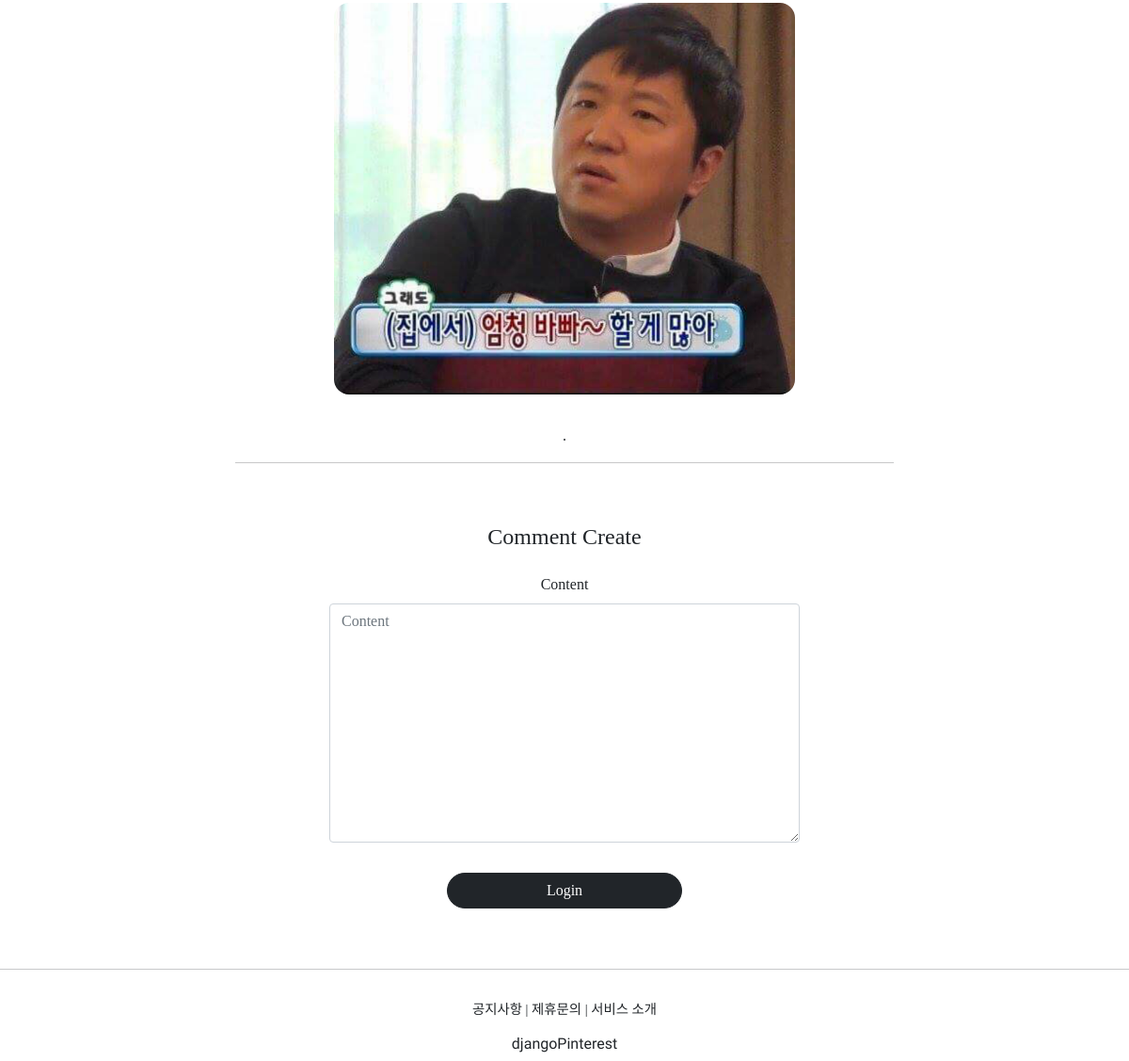
/articles/detail/6 (lower part), run on an earlier commit of the app's database.
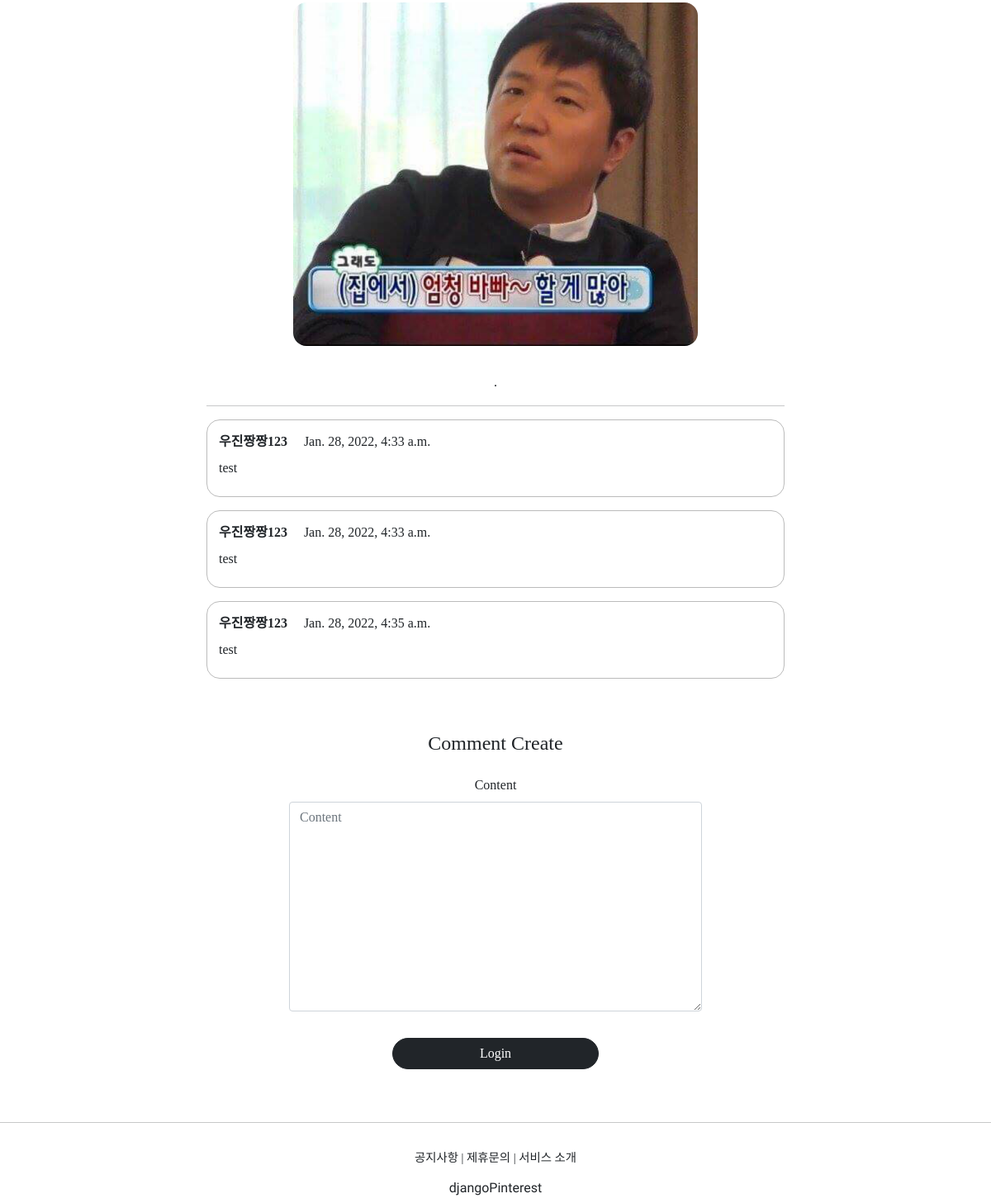
And on a later commit of the database.
### commentapp/models.py (models this page shows)
class Comment(models.Model):
    article = models.ForeignKey(Article, on_delete=models.SET_NULL, null=True, related_name='comment')
    writer = models.ForeignKey(User, on_delete=models.SET_NULL, null=True, related_name='comment')
    content = models.TextField(null=False)
    created_at = models.DateTimeField(auto_now=True)

### profileapp/models.py (models this page shows)
class Profile(models.Model):
    user = models.OneToOneField(User, on_delete=models.CASCADE, related_name='profile')
    image = models.ImageField(upload_to='profile/', null=True)
    nickname = models.CharField(max_length=20, unique=True, null=True)
    message = models.CharField(max_length=100, null=True)

### articleapp/views.py (the view)
# urls.py: path('detail/<int:pk>', ArticleDetailView.as_view(), name='detail'),
class ArticleDetailView(DetailView, FormMixin):
    model = Article
    form_class = CommentCreationForm
    context_object_name = 'target_article'
    template_name = 'articleapp/detail.html'

### commentapp/forms.py
class CommentCreationForm(ModelForm):
    class Meta:
        model = Comment
        fields = ['content']

### articleapp/templates/articleapp/detail.html (shortened to what this page needs)
{% extends 'base.html' %}
{% block content %}
    <div>
        <div style="text-align: center; max-width: 700px; margin: 4rem auto;">
            <img style="width: 70%; border-radius: 1rem; margin: 2rem 0;"
                    src="{{ target_article.image.url }}" alt="">
            <p>
                {{ target_article.content }}
            </p>
            <hr>
            {% for comment in target_article.comment.all %}
                {% include 'commentapp/detail.html' with comment=comment %}
            {% endfor %}
            {% include 'commentapp/create.html' with article=target_article %}
        </div>
    </div>
{% endblock %}

### commentapp/templates/commentapp/detail.html (shortened to what this page needs)
<div style="border: 1px solid; text-align: left; padding: 2%; margin: 1rem 0; border-radius: 1rem; border-color: #bbb;">
    <div>
        <strong>
            {{ comment.writer.profile.nickname }}
        </strong>
        {{ comment.created_at }}
    </div>
    <div style="margin: 0.5rem 0">
        {{ comment.content }}
    </div>
</div>

What changed in the data, as far as the page shows it:
added Comment: writer.profile.nickname "우진짱짱123", created_at "Jan. 28, 2022, 4:33 a.m.", content "test"
added Comment: writer.profile.nickname "우진짱짱123", created_at "Jan. 28, 2022, 4:33 a.m.", content "test"
added Comment: writer.profile.nickname "우진짱짱123", created_at "Jan. 28, 2022, 4:35 a.m.", content "test"
